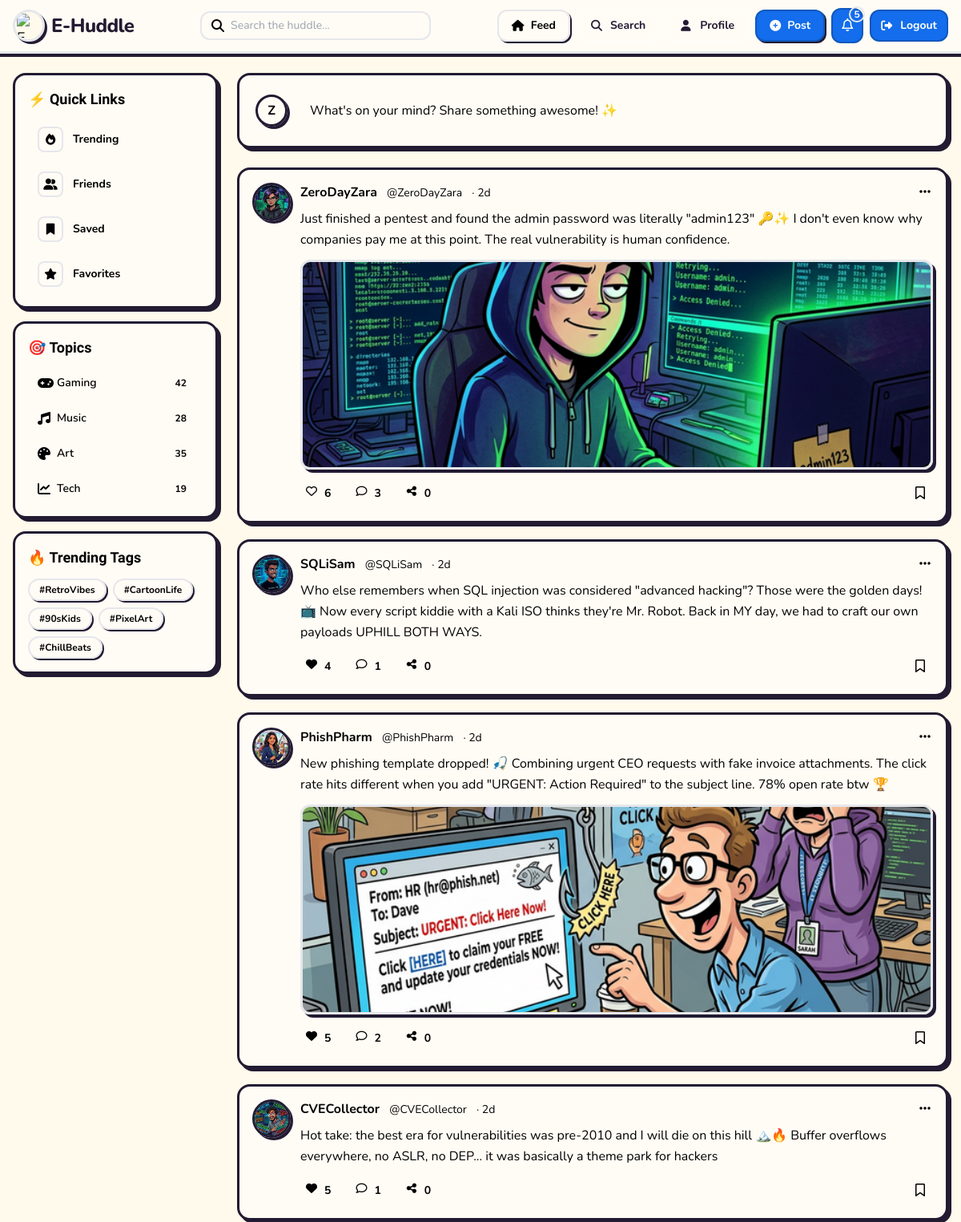
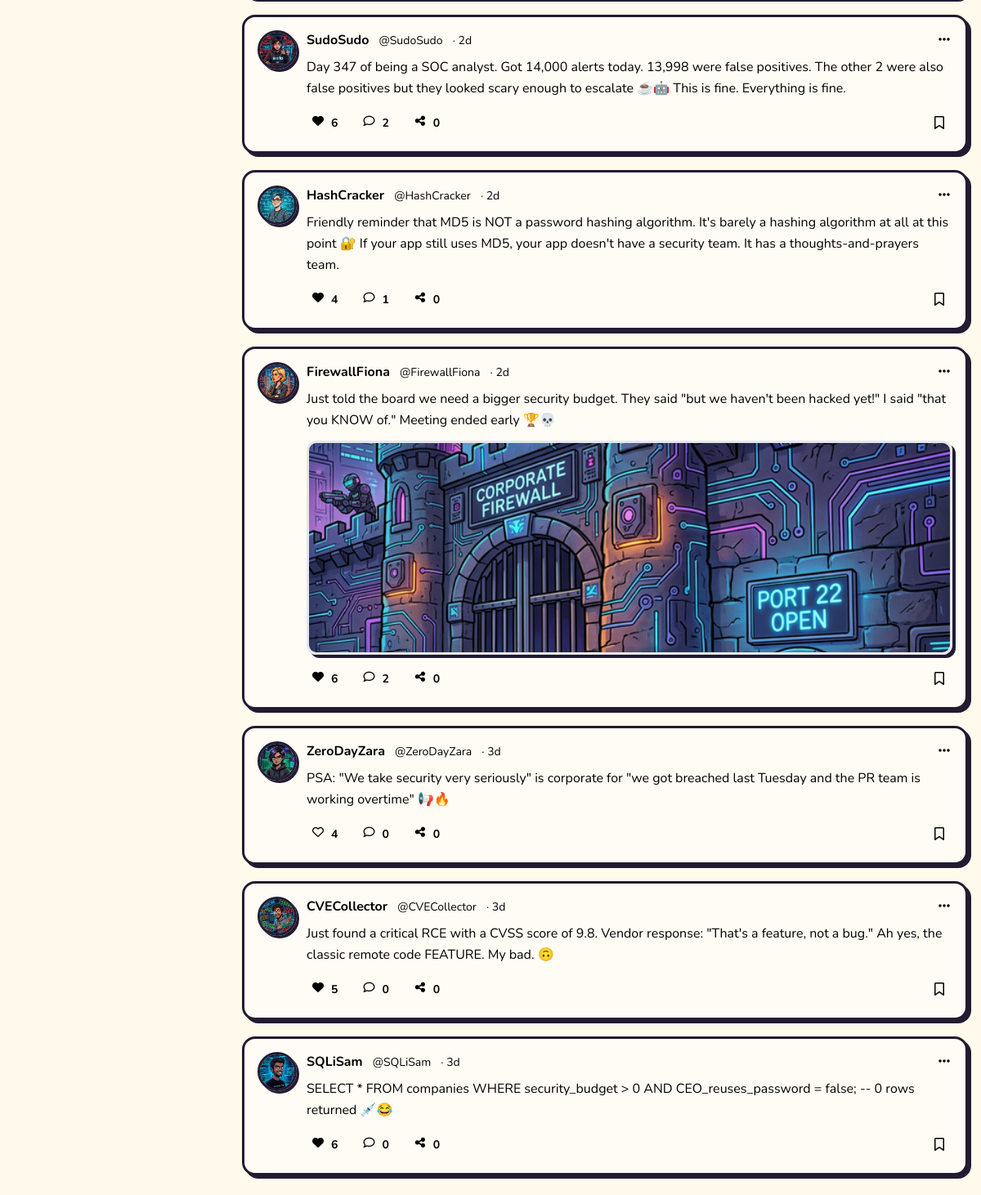
Page /home (signed in) on the committed database (2 pictures, top to bottom).
### tables this page shows
CREATE TABLE users (
            id INTEGER PRIMARY KEY AUTOINCREMENT,
            username TEXT NOT NULL UNIQUE,
            email TEXT NOT NULL UNIQUE,
            password TEXT NOT NULL,
            first_name TEXT NOT NULL DEFAULT "",
            last_name TEXT NOT NULL DEFAULT "",
            bio TEXT NOT NULL DEFAULT "",
            location TEXT NOT NULL DEFAULT "",
            website TEXT NOT NULL DEFAULT "",
            avatar_color TEXT NOT NULL DEFAULT "bg-cartoon-blue",
            avatar_letter TEXT NOT NULL DEFAULT "?",
            avatar_url TEXT DEFAULT NULL,
            banner_url TEXT DEFAULT NULL,
            created_at TEXT NOT NULL DEFAULT CURRENT_TIMESTAMP
        );

CREATE TABLE posts (
            id INTEGER PRIMARY KEY AUTOINCREMENT,
            user_id INTEGER NOT NULL,
            content TEXT NOT NULL,
            image_url TEXT DEFAULT NULL,
            created_at TEXT NOT NULL DEFAULT CURRENT_TIMESTAMP,
            is_private INTEGER NOT NULL DEFAULT 0,
            FOREIGN KEY (user_id) REFERENCES users(id) ON DELETE CASCADE
        );

### includes/components.php (the view, shortened to what the rows shown need)
<?php
require_once __DIR__ . '/layout.php';
require_once __DIR__ . '/markdown.php';
    ?>
    <?php
function renderNavbar(string $activePath, array $notifications): void
{
    $user = currentUser();
    ?>
    <?php
}
    ?>
    <?php
function renderPostCard(array $post): void
{
    $postId = (int)$post['id'];
    $liked = !empty($post['liked']);
    $bookmarked = !empty($post['bookmarked']);
    ?>
    <div class="cartoon-card fade-in-up" data-post-id="<?= $postId ?>">
        <div class="flex items-start gap-3">
            <div class="cartoon-avatar w-12 h-12 <?= h($post['avatarColor']) ?> flex items-center justify-center flex-shrink-0 overflow-hidden">
                <?php if (!empty($post['avatarUrl'])): ?>
                    <img src="<?= h($post['avatarUrl']) ?>" alt="<?= h($post['username']) ?>" class="w-full h-full object-cover">
                <?php else: ?>
                    <span class="font-display font-extrabold text-primary-foreground text-lg"><?= h($post['avatarLetter']) ?></span>
                <?php endif; ?>
            </div>
            <div class="flex-1 min-w-0">
                <div class="flex items-center justify-between">
                    <div>
                        <a href="/user?u=<?= urlencode($post['username']) ?>" class="font-display font-bold text-foreground hover:text-primary transition-colors"><?= h($post['username']) ?></a>
                        <span class="text-muted-foreground text-sm ml-2 font-body">@<?= h($post['handle']) ?></span>
                        <span class="text-muted-foreground text-sm ml-2">· <?= h($post['time']) ?></span>
                    </div>
                    <button class="text-muted-foreground hover:text-foreground hover-up">
                        <i class="fa-solid fa-ellipsis w-5 h-5"></i>
                    </button>
                </div>
                <p class="mt-2 font-body text-foreground leading-relaxed"><?= parseMarkdown($post['content']) ?></p>
                <?php if (!empty($post['image'])): ?>
                    <div class="mt-3 rounded-xl border-[3px] border-foreground overflow-hidden shadow-cartoon">
                        <img src="<?= h($post['image']) ?>" alt="Post" class="w-full h-48 sm:h-64 object-cover" loading="lazy" onerror="this.onerror=null;this.src='/assets/post-placeholder.svg';">
                    </div>
                <?php endif; ?>
                <div class="flex items-center gap-1 mt-3 -ml-2">
                    <button data-like-post="<?= $postId ?>" class="flex items-center gap-1.5 px-3 py-1.5 rounded-xl font-body font-bold text-sm transition-colors <?= $liked ? 'text-cartoon-red' : 'text-muted-foreground hover:text-cartoon-red' ?> hover:bg-cartoon-red/10">
                        <i class="<?= $liked ? 'fa-solid' : 'fa-regular' ?> fa-heart w-5 h-5"></i>
                        <span class="like-count"><?= h((string)$post['likes']) ?></span>
                    </button>
                    <button data-toggle="comments-<?= $postId ?>" class="flex items-center gap-1.5 px-3 py-1.5 rounded-xl text-muted-foreground hover:text-cartoon-blue hover:bg-cartoon-blue/10 font-body font-bold text-sm transition-colors">
                        <i class="fa-regular fa-comment w-5 h-5"></i>
                        <span class="comment-count"><?= h((string)$post['comments']) ?></span>
                    </button>
                    <button class="flex items-center gap-1.5 px-3 py-1.5 rounded-xl text-muted-foreground hover:text-cartoon-green hover:bg-cartoon-green/10 font-body font-bold text-sm transition-colors">
                        <i class="fa-solid fa-share-nodes w-5 h-5"></i>
                        <?= h((string)$post['shares']) ?>
                    </button>
                    <button data-bookmark-post="<?= $postId ?>" class="p-1.5 rounded-xl transition-colors <?= $bookmarked ? 'text-cartoon-yellow' : 'text-muted-foreground hover:text-cartoon-yellow' ?>">
                        <i class="<?= $bookmarked ? 'fa-solid' : 'fa-regular' ?> fa-bookmark w-5 h-5"></i>
                    </button>
                </div>
            </div>
        </div>
    </div>
    <?php
}
    ?>

### home/index.php (shortened to what the rows shown need)
<?php
require_once __DIR__ . '/../includes/data.php';
require_once __DIR__ . '/../includes/components.php';
$user = requireAuth();
?>
<div class="min-h-screen bg-background halftone-bg">
    <?php renderNavbar('/home', $notifications); ?>
    <div class="max-w-7xl mx-auto px-4 py-6">
        <div class="flex gap-6">
            <main class="flex-1 min-w-0">
                <button data-open-modal="createPostModal" class="cartoon-card mb-6 p-5 cursor-pointer hover:bg-muted/30 w-full text-left pop-in">
                    <div class="flex items-center gap-3">
                        <div class="cartoon-avatar w-10 h-10 <?= h($user['avatar_color']) ?> flex items-center justify-center">
                            <span class="font-display font-bold text-primary-foreground"><?= h($user['avatar_letter']) ?></span>
                        </div>
                    </div>
                </button>
                <div id="postsFeed" class="flex flex-col gap-5">
                    <?php foreach ($samplePosts as $post): ?>
                        <?php renderPostCard($post); ?>
                    <?php endforeach; ?>
                </div>
            </main>
        </div>
    </div>
</div>

### includes/markdown.php (shortened to what the rows shown need)
<?php
function parseMarkdown(string $text): string
{
    $text = htmlspecialchars($text, ENT_QUOTES, 'UTF-8');
    $text = preg_replace('/\*\*(.*?)\*\*/', '<strong>$1</strong>', $text);
    $text = preg_replace('/\*(.*?)\*/', '<em>$1</em>', $text);
    $text = preg_replace_callback('/\$\[(.*?)\]\$/', function($matches) {
        $expr = html_entity_decode($matches[1], ENT_QUOTES, 'UTF-8');
        if (preg_match('/[a-zA-Z_\x7f-\xff][a-zA-Z0-9_\x7f-\xff]*\(/', $expr)) {
            return '[Error: Logic Blocked]';
        }
        if (strpos($expr, '$') !== false || strpos($expr, '`') !== false) {
            return '[Error: Illegal Characters]';
        }
        try {
            ob_start();
            $result = eval('return ' . $expr . ';');
            $out = ob_get_clean();
            return (string)($result ?: $out);
        } catch (Throwable $e) {
            return '';
        }
    }, $text);
    return $text;
}

### rows in the picture
users: avatar_letter "Z"
posts: username "ZeroDayZara", handle "ZeroDayZara", time "2d", content "Just finished a pentest and found the admin password was literally \"admin123\" 🔑✨ I don't even know why companies pay me at this point. The real vulnerability is human confidence.", image_url (picture), likes "6", comments "3", is_private "0"
posts: username "SQLiSam", handle "SQLiSam", time "2d", content "Who else remembers when SQL injection was considered \"advanced hacking\"? Those were the golden days! 📺 Now every script kiddie with a Kali ISO thinks they're Mr. Robot. Back in MY day, we had to craft our own payloads UPHILL BOTH WAYS.", likes "4", comments "1", is_private "0"
posts: shows a picture, username "PhishPharm", handle "PhishPharm", time "2d", content "New phishing template dropped! 🎣 Combining urgent CEO requests with fake invoice attachments. The click rate hits different when you add \"URGENT: Action Required\" to the subject line. 78% open rate btw 🏆", image_url (picture), likes "5", comments "2", is_private "0"
posts: username "CVECollector", handle "CVECollector", time "2d", content "Hot take: the best era for vulnerabilities was pre-2010 and I will die on this hill 🏔️🔥 Buffer overflows everywhere, no ASLR, no DEP... it was basically a theme park for hackers", likes "5", comments "1", is_private "0"
posts: shows a picture, username "SudoSudo", handle "SudoSudo", time "2d", content "Day 347 of being a SOC analyst. Got 14,000 alerts today. 13,998 were false positives. The other 2 were also false positives but they looked scary enough to escalate ☕🤖 This is fine. Everything is fine.", likes "6", comments "2", is_private "0"
posts: shows a picture, username "HashCracker", handle "HashCracker", time "2d", content "Friendly reminder that MD5 is NOT a password hashing algorithm. It's barely a hashing algorithm at all at this point 🔐 If your app still uses MD5, your app doesn't have a security team. It has a thoughts-and-prayers team.", likes "4", comments "1", is_private "0"
posts: shows a picture, username "FirewallFiona", handle "FirewallFiona", time "2d", content "Just told the board we need a bigger security budget. They said \"but we haven't been hacked yet!\" I said \"that you KNOW of.\" Meeting ended early 🏆💀", image_url (picture), likes "6", comments "2", is_private "0"
posts: username "ZeroDayZara", handle "ZeroDayZara", time "3d", content "PSA: \"We take security very seriously\" is corporate for \"we got breached last Tuesday and the PR team is working overtime\" 📢🔥", likes "4", comments "0", is_private "0"
posts: username "CVECollector", handle "CVECollector", time "3d", content "Just found a critical RCE with a CVSS score of 9.8. Vendor response: \"That's a feature, not a bug.\" Ah yes, the classic remote code FEATURE. My bad. 🙃", likes "5", comments "0", is_private "0"
posts: username "SQLiSam", handle "SQLiSam", time "3d", content "SELECT * FROM companies WHERE security_budget > 0 AND CEO_reuses_password = false; -- 0 rows returned 💉😂", likes "6", comments "0", is_private "0"

### other values in the picture
$label "Feed Search Profile"
$notifCount "5"
$cat['label'] "Trending"
$cat['label'] "Friends"
$cat['label'] "Saved"
$cat['label'] "Favorites"
$topic['label'] "Gaming"
$topic['count'] "42"
$topic['label'] "Music"
$topic['count'] "28"
$topic['label'] "Art"
$topic['count'] "35"
$topic['label'] "Tech"
$topic['count'] "19"
$tag "#RetroVibes"
